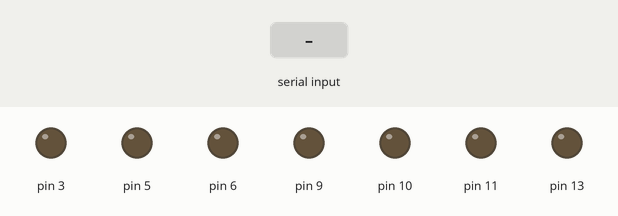
The sketch below on a simulated Arduino Uno, built with avr-gcc and run on an emulated ATmega328P. On the bench: output pins drawn as LEDs (lit = HIGH). Inputs (shaded band) come from the test bench.

Above: at 1.2 s.
1.3 s: byte 30 received over Serial
At 2.3 s:
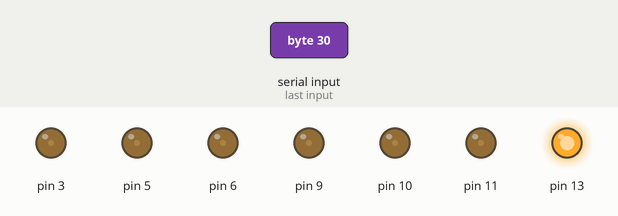
2.8 s: byte 90 received over Serial
At 3.5 s:
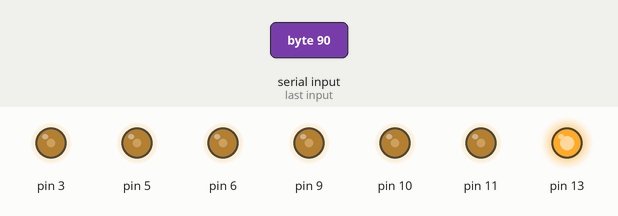
Timing chart, 0 to 5.8 s (numbered marks = the images above; inputs shaded):
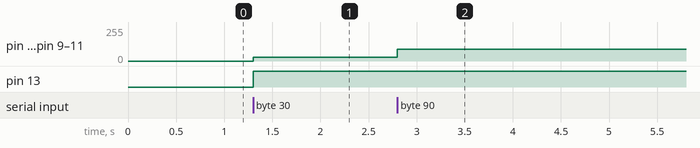

The sketch:

arduino_read_pc.ino
```cpp
//Default baud speed for communication
#define BAUD 9600


int brightness = 0;    // how bright the LED is

void setup(){
  Serial.begin(BAUD);

  pinMode(9, OUTPUT);
  pinMode(10,OUTPUT);
  pinMode(11,OUTPUT);
  pinMode(3,OUTPUT);
  pinMode(5,OUTPUT);
  pinMode(6,OUTPUT);
  pinMode(13,OUTPUT);
}

void loop(){
  //String input;
  //If any input is detected in arduino
  if(Serial.available() > 0){

    digitalWrite(13, HIGH);
    brightness = Serial.read();
    if(brightness>0){
    analogWrite(9, brightness);
    analogWrite(10, brightness);
    analogWrite(11, brightness);
    analogWrite(3, brightness);
    analogWrite(5, brightness);
    analogWrite(6, brightness);
    }
    //Serial.print(brightness);

    //delay(1000);

    }


}
```

Measured:
- after the input at 1.3 s, pin 3, pin 5, pin 6, pin 9–11: 0/255 → 30/255 at once; pin 13: LOW → HIGH at once
- after the input at 2.8 s, pin 3, pin 5, pin 6, pin 9–11: 30/255 → 90/255 at once
